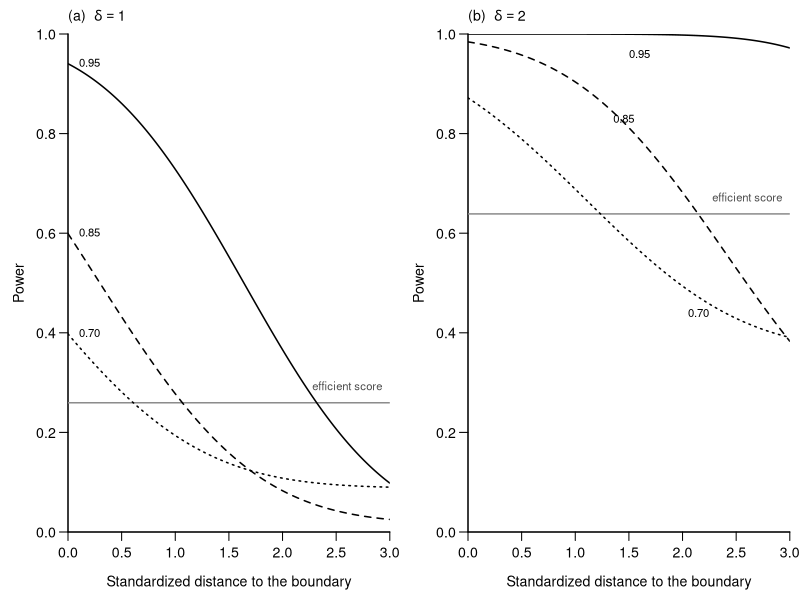

Write R code to recreate this figure.
## Figure 1. Power of the upper one-sided test in the approximating experiment.
## Constrained profile score with least favorable critical value versus the
## efficient score with the normal critical value.  a < 0 throughout.
## Notation: a = b = kappa (1 - kappa^2)^{-1/2} of Section 3; Fstar(t, a, h) is
## the distribution function of R*_{b,h}; lf_cv(a) = c_alpha(kappa);
## pow_constr = P{R*_{n,delta} > c_alpha(kappa)}; pow_eff = 1 - Phi(z - delta).
Fstar <- function(t, a, h)
  pnorm(h) * pnorm(t) + integrate(function(m) pnorm(t + a * m) * dnorm(m + h),
                                  0, Inf, rel.tol = 1e-10, subdivisions = 2000L)$value
lf_cv <- function(a, alpha = 0.05)
  uniroot(function(c) 1 - Fstar(c, a, 0) - alpha, c(0, 20), tol = 1e-10)$root
pow_constr <- function(delta, a, h, cv) 1 - Fstar(cv - delta, a, h + a * delta)
pow_eff <- function(delta, alpha = 0.05) 1 - pnorm(qnorm(1 - alpha) - delta)

kap <- c(0.70, 0.85, 0.95)              # the |kappa| grid of Table 1, less 0.45
as <- -kap / sqrt(1 - kap^2); cvs <- sapply(as, lf_cv)
cat("kappa:", sprintf("%.2f", kap), " cv:", sprintf("%.2f", cvs), "\n")
hs <- seq(0, 3, by = 0.02)

res_dir <- Sys.getenv("ZIP_RESDIR", "results")
dir.create(res_dir, showWarnings = FALSE, recursive = TRUE)
pdf(file.path(res_dir, "fig_power.pdf"), width = 6.5, height = 3.1)
par(mfrow = c(1, 2), mar = c(4, 4, 2, 0.6), mgp = c(2.4, 0.7, 0), cex = 0.85)
ltys <- c(3, 2, 1)                       # kappa = 0.70 dotted, 0.85 dashed, 0.95 solid
for (k in 1:2) {
  delta <- c(1, 2)[k]
  plot(NA, xlim = c(0, 3), ylim = c(0, 1), xlab = "Standardized distance to the boundary",
       ylab = "Power", las = 1, xaxs = "i", yaxs = "i", bty = "l")
  abline(h = pow_eff(delta), col = "grey55", lwd = 1.5)
  for (i in seq_along(as)) {
    p <- sapply(hs, pow_constr, delta = delta, a = as[i], cv = cvs[i])
    lines(hs, p, lty = ltys[i], lwd = 1.5)
    ## direct labels: left end in panel (a); where the curves separate in (b)
    if (k == 1) {
      text(0.07, p[1], sprintf("%.2f", kap[i]), pos = 4, cex = 0.8, offset = 0.2)
    } else {
      xy <- list(c(2.05, 0.45, 0, 1), c(1.55, 0.84, 1, 1), c(1.5, 0.97, 0, 1))[[i]]  # kappa 0.70, 0.85, 0.95
      text(xy[1], xy[2], sprintf("%.2f", kap[i]), adj = xy[3:4], cex = 0.8)
    }
  }
  text(2.93, pow_eff(delta) + 0.025, "efficient score", adj = c(1, 0), cex = 0.8, col = "grey30")
  mtext(if (k == 1) expression("(a)  " * delta == 1) else expression("(b)  " * delta == 2),
        side = 3, line = 0.4, adj = 0, cex = 0.85)
}
dev.off()

## Checks for numbers quoted in the paper after Figure 1 (not in the figure).
## lower-tail loss at h = 0 (reject for small values, cv = -1.645), delta < 0
cat("\nlower one-sided, delta < 0, h = 0: constrained vs efficient\n")
for (i in seq_along(as)) for (d in c(-0.5, -1, -2))
  cat(sprintf(" kappa=%.2f delta=%.1f: %.3f vs %.3f\n", kap[i], d,
              Fstar(-1.645 - d, as[i], 0 + as[i] * d), pnorm(-1.645 - d)))

## Two-sided symmetric region |R| > c, with c set by the hypothesis at h = 0,
## which is where the two tails sum to the most (Table 1). Its power against
## delta = -1, where no boundary effect helps, versus the efficient score test.
cat(sprintf("\ntwo-sided symmetric, delta = -1: constrained vs efficient %.3f\n",
            1 - pnorm(1.96 + 1) + pnorm(-1.96 + 1)))
for (i in seq_along(as)) {
  cs <- uniroot(function(c) 1 - Fstar(c, as[i], 0) + Fstar(-c, as[i], 0) - 0.05,
                c(1, 20), tol = 1e-10)$root
  for (h in c(0, 1, 2))
    cat(sprintf(" kappa=%.2f h=%.0f: cv %.2f, power %.3f\n", kap[i], h, cs,
                1 - Fstar(cs + 1, as[i], h - as[i]) + Fstar(-cs + 1, as[i], h - as[i])))
}
